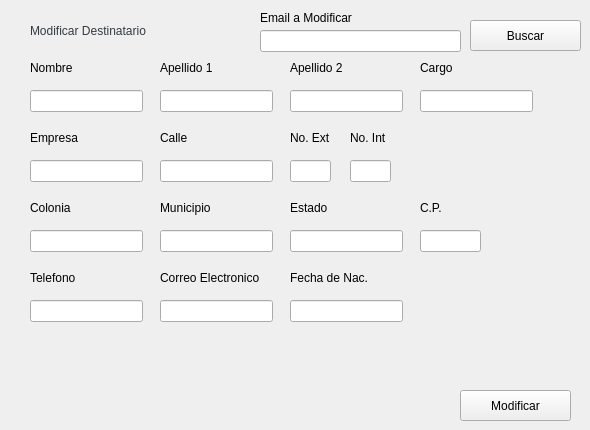
      <widget class="QWidget" name="pg_modify">
       <widget class="QLabel" name="lbl_title_modify">
        <property name="geometry">
         <rect>
          <x>30</x>
          <y>20</y>
          <width>211</width>
          <height>21</height>
         </rect>
        </property>
        <property name="styleSheet">
         <string notr="true">QLabel{
	font: 77 13pt &quot;Arial Black&quot;;
	color: #343a40;
	font weight: bold;
}</string>
        </property>
        <property name="text">
         <string>Modificar Destinatario</string>
        </property>
       </widget>
       <widget class="QLineEdit" name="edt_col_modify">
        <property name="geometry">
         <rect>
          <x>30</x>
          <y>230</y>
          <width>113</width>
          <height>22</height>
         </rect>
        </property>
       </widget>
       <widget class="QLineEdit" name="edt_email_modify">
        <property name="geometry">
         <rect>
          <x>160</x>
          <y>300</y>
          <width>113</width>
          <height>22</height>
         </rect>
        </property>
       </widget>
       <widget class="QLineEdit" name="edt_ext_modify">
        <property name="geometry">
         <rect>
          <x>290</x>
          <y>160</y>
          <width>41</width>
          <height>22</height>
         </rect>
        </property>
       </widget>
       <widget class="QLabel" name="lbl_cp_modify">
        <property name="geometry">
         <rect>
          <x>420</x>
          <y>200</y>
          <width>61</width>
          <height>16</height>
         </rect>
        </property>
        <property name="text">
         <string>C.P.</string>
        </property>
       </widget>
       <widget class="QLineEdit" name="edt_calle_modify">
        <property name="geometry">
         <rect>
          <x>160</x>
          <y>160</y>
          <width>113</width>
          <height>22</height>
         </rect>
        </property>
       </widget>
       <widget class="QLabel" name="lbl_apellido2_modify">
        <property name="geometry">
         <rect>
          <x>290</x>
          <y>60</y>
          <width>111</width>
          <height>16</height>
         </rect>
        </property>
        <property name="text">
         <string>Apellido 2</string>
        </property>
       </widget>
       <widget class="QLabel" name="lbl_col_modify">
        <property name="geometry">
         <rect>
          <x>30</x>
          <y>200</y>
          <width>111</width>
          <height>16</height>
         </rect>
        </property>
        <property name="text">
         <string>Colonia</string>
        </property>
       </widget>
       <widget class="QLineEdit" name="edt_cargo_modify">
        <property name="geometry">
         <rect>
          <x>420</x>
          <y>90</y>
          <width>113</width>
          <height>22</height>
         </rect>
        </property>
       </widget>
       <widget class="QPushButton" name="btn_modify_recipient">
        <property name="geometry">
         <rect>
          <x>460</x>
          <y>390</y>
          <width>111</width>
          <height>31</height>
         </rect>
        </property>
        <property name="text">
         <string>Modificar</string>
        </property>
       </widget>
       <widget class="QLineEdit" name="edt_tel_modify">
        <property name="geometry">
         <rect>
          <x>30</x>
          <y>300</y>
          <width>113</width>
          <height>22</height>
         </rect>
        </property>
       </widget>
       <widget class="QLabel" name="lbl_mod_msg">
        <property name="enabled">
         <bool>true</bool>
        </property>
        <property name="geometry">
         <rect>
          <x>40</x>
          <y>390</y>
          <width>181</width>
          <height>21</height>
         </rect>
        </property>
        <property name="styleSheet">
         <string notr="true">QLabel{
	font: 77 11pt &quot;Arial Black&quot;;
	color: #343a40;
	font weight: bold;
	text-align: center;
}</string>
        </property>
        <property name="text">
         <string/>
        </property>
        <property name="alignment">
         <set>Qt::AlignCenter</set>
        </property>
       </widget>
       <widget class="QLineEdit" name="edt_int_modify">
        <property name="geometry">
         <rect>
          <x>350</x>
          <y>160</y>
          <width>41</width>
          <height>22</height>
         </rect>
        </property>
       </widget>
       <widget class="QLabel" name="lbl_apellido1_modify">
        <property name="geometry">
         <rect>
          <x>160</x>
          <y>60</y>
          <width>111</width>
          <height>16</height>
         </rect>
        </property>
        <property name="text">
         <string>Apellido 1</string>
        </property>
       </widget>
       <widget class="QLineEdit" name="edt_apellido1_modify">
        <property name="geometry">
         <rect>
          <x>160</x>
          <y>90</y>
          <width>113</width>
          <height>22</height>
         </rect>
        </property>
       </widget>
       <widget class="QLineEdit" name="edt_apellido2_modify">
        <property name="geometry">
         <rect>
          <x>290</x>
          <y>90</y>
          <width>113</width>
          <height>22</height>
         </rect>
        </property>
       </widget>
       <widget class="QLineEdit" name="edt_empresa_modify">
        <property name="geometry">
         <rect>
          <x>30</x>
          <y>160</y>
          <width>113</width>
          <height>22</height>
         </rect>
        </property>
       </widget>
       <widget class="QLineEdit" name="edt_name_modify">
        <property name="geometry">
         <rect>
          <x>30</x>
          <y>90</y>
          <width>113</width>
          <height>22</height>
         </rect>
        </property>
       </widget>
       <widget class="QLineEdit" name="edt_mun_modify">
        <property name="geometry">
         <rect>
          <x>160</x>
          <y>230</y>
          <width>113</width>
          <height>22</height>
         </rect>
        </property>
       </widget>
       <widget class="QLabel" name="lbl_empresa_modify">
        <property name="geometry">
         <rect>
          <x>30</x>
          <y>130</y>
          <width>111</width>
          <height>16</height>
         </rect>
        </property>
        <property name="text">
         <string>Empresa</string>
        </property>
       </widget>
       <widget class="QLabel" name="lbl_email_modify">
        <property name="geometry">
         <rect>
          <x>160</x>
          <y>270</y>
          <width>121</width>
          <height>16</height>
         </rect>
        </property>
        <property name="text">
         <string>Correo Electronico</string>
        </property>
       </widget>
       <widget class="QLabel" name="lbl_fnac_modify">
        <property name="geometry">
         <rect>
          <x>290</x>
          <y>270</y>
          <width>111</width>
          <height>16</height>
         </rect>
        </property>
        <property name="text">
         <string>Fecha de Nac.</string>
        </property>
       </widget>
       <widget class="QLineEdit" name="edt_estado_modify">
        <property name="geometry">
         <rect>
          <x>290</x>
          <y>230</y>
          <width>113</width>
          <height>22</height>
         </rect>
        </property>
       </widget>
       <widget class="QLabel" name="lbl_ext_modify">
        <property name="geometry">
         <rect>
          <x>290</x>
          <y>130</y>
          <width>51</width>
          <height>16</height>
         </rect>
        </property>
        <property name="text">
         <string>No. Ext</string>
        </property>
       </widget>
       <widget class="QLabel" name="lbl_calle_modify">
        <property name="geometry">
         <rect>
          <x>160</x>
          <y>130</y>
          <width>111</width>
          <height>16</height>
         </rect>
        </property>
        <property name="text">
         <string>Calle</string>
        </property>
       </widget>
       <widget class="QLabel" name="lbl_int_modify">
        <property name="geometry">
         <rect>
          <x>350</x>
          <y>130</y>
          <width>51</width>
          <height>16</height>
         </rect>
        </property>
        <property name="text">
         <string>No. Int</string>
        </property>
       </widget>
       <widget class="QLineEdit" name="edt_cp_modify">
        <property name="geometry">
         <rect>
          <x>420</x>
          <y>230</y>
          <width>61</width>
          <height>22</height>
         </rect>
        </property>
       </widget>
       <widget class="QLabel" name="lbl_mun_modify">
        <property name="geometry">
         <rect>
          <x>160</x>
          <y>200</y>
          <width>111</width>
          <height>16</height>
         </rect>
        </property>
        <property name="text">
         <string>Municipio</string>
        </property>
       </widget>
       <widget class="QLabel" name="lbl_tel_modify">
        <property name="geometry">
         <rect>
          <x>30</x>
          <y>270</y>
          <width>111</width>
          <height>16</height>
         </rect>
        </property>
        <property name="text">
         <string>Telefono</string>
        </property>
       </widget>
       <widget class="QLineEdit" name="edt_fnac_modify">
        <property name="geometry">
         <rect>
          <x>290</x>
          <y>300</y>
          <width>113</width>
          <height>22</height>
         </rect>
        </property>
       </widget>
       <widget class="QLabel" name="lbl_est_modify">
        <property name="geometry">
         <rect>
          <x>290</x>
          <y>200</y>
          <width>111</width>
          <height>16</height>
         </rect>
        </property>
        <property name="text">
         <string>Estado</string>
        </property>
       </widget>
       <widget class="QLabel" name="lbl_nombre_modify">
        <property name="geometry">
         <rect>
          <x>30</x>
          <y>60</y>
          <width>111</width>
          <height>16</height>
         </rect>
        </property>
        <property name="text">
         <string>Nombre</string>
        </property>
       </widget>
       <widget class="QLabel" name="lbl_cargo_modify">
        <property name="geometry">
         <rect>
          <x>420</x>
          <y>60</y>
          <width>111</width>
          <height>16</height>
         </rect>
        </property>
        <property name="text">
         <string>Cargo</string>
        </property>
       </widget>
       <widget class="QLabel" name="lbl_search_modify">
        <property name="geometry">
         <rect>
          <x>260</x>
          <y>10</y>
          <width>121</width>
          <height>16</height>
         </rect>
        </property>
        <property name="text">
         <string>Email a Modificar</string>
        </property>
       </widget>
       <widget class="QLineEdit" name="edt_search_modify">
        <property name="geometry">
         <rect>
          <x>260</x>
          <y>30</y>
          <width>201</width>
          <height>22</height>
         </rect>
        </property>
       </widget>
       <widget class="QPushButton" name="btn_modify_search">
        <property name="geometry">
         <rect>
          <x>470</x>
          <y>20</y>
          <width>111</width>
          <height>31</height>
         </rect>
        </property>
        <property name="text">
         <string>Buscar</string>
        </property>
       </widget>
      </widget>
